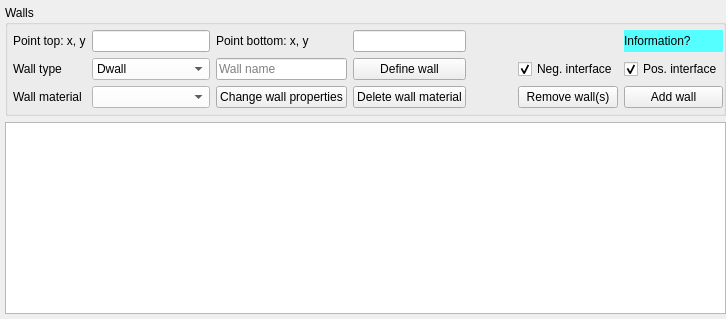
               <widget class="QWidget" name="tab_13">
                <attribute name="title">
                 <string>Walls</string>
                </attribute>
                <layout class="QVBoxLayout" name="verticalLayout_19">
                 <property name="leftMargin">
                  <number>5</number>
                 </property>
                 <property name="topMargin">
                  <number>5</number>
                 </property>
                 <property name="rightMargin">
                  <number>0</number>
                 </property>
                 <property name="bottomMargin">
                  <number>5</number>
                 </property>
                 <item>
                  <widget class="QGroupBox" name="groupBox_7">
                   <property name="title">
                    <string>Walls</string>
                   </property>
                   <layout class="QGridLayout" name="gridLayout_3">
                    <property name="leftMargin">
                     <number>5</number>
                    </property>
                    <property name="topMargin">
                     <number>5</number>
                    </property>
                    <property name="rightMargin">
                     <number>0</number>
                    </property>
                    <property name="bottomMargin">
                     <number>5</number>
                    </property>
                    <item row="3" column="9">
                     <widget class="QCheckBox" name="checkBox">
                      <property name="text">
                       <string>Pos. interface</string>
                      </property>
                      <property name="checked">
                       <bool>true</bool>
                      </property>
                     </widget>
                    </item>
                    <item row="3" column="0">
                     <widget class="QLabel" name="label_15">
                      <property name="text">
                       <string>Wall type</string>
                      </property>
                     </widget>
                    </item>
                    <item row="4" column="0">
                     <widget class="QLabel" name="label_100">
                      <property name="text">
                       <string>Wall material</string>
                      </property>
                     </widget>
                    </item>
                    <item row="3" column="8">
                     <widget class="QCheckBox" name="checkBox_2">
                      <property name="text">
                       <string>Neg. interface</string>
                      </property>
                      <property name="checked">
                       <bool>true</bool>
                      </property>
                     </widget>
                    </item>
                    <item row="4" column="2">
                     <widget class="QPushButton" name="pushButton_48">
                      <property name="text">
                       <string>Change wall properties</string>
                      </property>
                     </widget>
                    </item>
                    <item row="0" column="3">
                     <widget class="QLineEdit" name="lineEdit_9">
                      <property name="sizePolicy">
                       <sizepolicy hsizetype="Preferred" vsizetype="Fixed">
                        <horstretch>0</horstretch>
                        <verstretch>0</verstretch>
                       </sizepolicy>
                      </property>
                     </widget>
                    </item>
                    <item row="3" column="3">
                     <widget class="QPushButton" name="pushButton_8">
                      <property name="text">
                       <string>Define wall</string>
                      </property>
                     </widget>
                    </item>
                    <item row="0" column="1">
                     <widget class="QLineEdit" name="lineEdit_7">
                      <property name="sizePolicy">
                       <sizepolicy hsizetype="Preferred" vsizetype="Fixed">
                        <horstretch>0</horstretch>
                        <verstretch>0</verstretch>
                       </sizepolicy>
                      </property>
                     </widget>
                    </item>
                    <item row="4" column="8">
                     <widget class="QPushButton" name="pushButton_14">
                      <property name="text">
                       <string>Remove wall(s)</string>
                      </property>
                     </widget>
                    </item>
                    <item row="0" column="0">
                     <widget class="QLabel" name="label_11">
                      <property name="text">
                       <string>Point top: x, y</string>
                      </property>
                     </widget>
                    </item>
                    <item row="3" column="1">
                     <widget class="QComboBox" name="comboBox_5">
                      <property name="styleSheet">
                       <string notr="true">background-color:rgb(255, 255, 255)</string>
                      </property>
                      <item>
                       <property name="text">
                        <string>Dwall</string>
                       </property>
                      </item>
                      <item>
                       <property name="text">
                        <string>SPW</string>
                       </property>
                      </item>
                      <item>
                       <property name="text">
                        <string>CPW</string>
                       </property>
                      </item>
                      <item>
                       <property name="text">
                        <string>MIP</string>
                       </property>
                      </item>
                      <item>
                       <property name="text">
                        <string>Steel profile H/U</string>
                       </property>
                      </item>
                     </widget>
                    </item>
                    <item row="0" column="2">
                     <widget class="QLabel" name="label_13">
                      <property name="text">
                       <string>Point bottom: x, y</string>
                      </property>
                     </widget>
                    </item>
                    <item row="4" column="1">
                     <widget class="QComboBox" name="comboBox_32">
                      <property name="styleSheet">
                       <string notr="true">background-color: rgb(255, 255, 255);</string>
                      </property>
                     </widget>
                    </item>
                    <item row="4" column="4" colspan="4">
                     <spacer name="horizontalSpacer_48">
                      <property name="orientation">
                       <enum>Qt::Horizontal</enum>
                      </property>
                      <property name="sizeHint" stdset="0">
                       <size>
                        <width>40</width>
                        <height>20</height>
                       </size>
                      </property>
                     </spacer>
                    </item>
                    <item row="3" column="2">
                     <widget class="QLineEdit" name="lineEdit_57">
                      <property name="sizePolicy">
                       <sizepolicy hsizetype="Preferred" vsizetype="Fixed">
                        <horstretch>0</horstretch>
                        <verstretch>0</verstretch>
                       </sizepolicy>
                      </property>
                      <property name="placeholderText">
                       <string>Wall name</string>
                      </property>
                     </widget>
                    </item>
                    <item row="4" column="3">
                     <widget class="QPushButton" name="pushButton_6">
                      <property name="text">
                       <string>Delete wall material</string>
                      </property>
                     </widget>
                    </item>
                    <item row="3" column="4" colspan="4">
                     <spacer name="horizontalSpacer_5">
                      <property name="orientation">
                       <enum>Qt::Horizontal</enum>
                      </property>
                      <property name="sizeHint" stdset="0">
                       <size>
                        <width>40</width>
                        <height>20</height>
                       </size>
                      </property>
                     </spacer>
                    </item>
                    <item row="4" column="9">
                     <widget class="QPushButton" name="pushButton_7">
                      <property name="text">
                       <string>Add wall</string>
                      </property>
                     </widget>
                    </item>
                    <item row="0" column="4" colspan="5">
                     <spacer name="horizontalSpacer_12">
                      <property name="orientation">
                       <enum>Qt::Horizontal</enum>
                      </property>
                      <property name="sizeHint" stdset="0">
                       <size>
                        <width>40</width>
                        <height>20</height>
                       </size>
                      </property>
                     </spacer>
                    </item>
                    <item row="0" column="9">
                     <widget class="QLabel" name="label_171">
                      <property name="toolTip">
                       <string>&lt;html&gt;&lt;head/&gt;&lt;body&gt;&lt;p&gt;If one wall is on top of the other wall, please assign the bottom wall first. For example, if a steel profile is on top of the secant pile, the secant pile should be added before the steel profile.&lt;/p&gt;&lt;p&gt;When defining a steel profile, you don't need to set wall name. Wall name for a steel profile is the name of the steel profile itself.&lt;/p&gt;&lt;p&gt;Whening adding a wall, the wall material currently shown is selected as material of the wall to be added. &lt;/p&gt;&lt;/body&gt;&lt;/html&gt;</string>
                      </property>
                      <property name="styleSheet">
                       <string notr="true">background-color: rgb(85, 255, 255);</string>
                      </property>
                      <property name="text">
                       <string>Information?</string>
                      </property>
                     </widget>
                    </item>
                   </layout>
                  </widget>
                 </item>
                 <item>
                  <widget class="QTableWidget" name="tableWidget_30">
                   <attribute name="horizontalHeaderDefaultSectionSize">
                    <number>120</number>
                   </attribute>
                  </widget>
                 </item>
                </layout>
               </widget>
